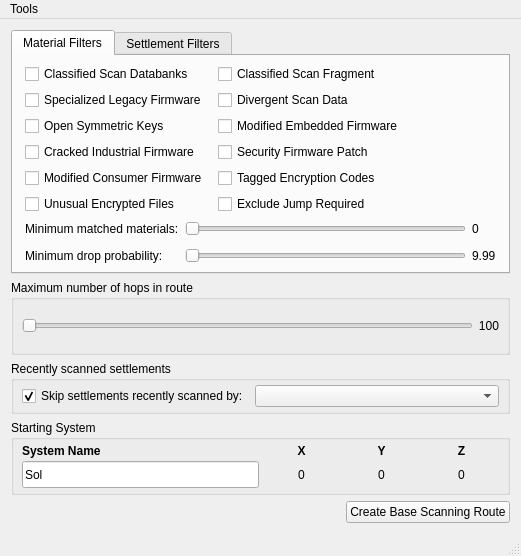
<?xml version="1.0" encoding="UTF-8"?>
<ui version="4.0">
 <class>MainWindow</class>
 <widget class="QMainWindow" name="MainWindow">
  <property name="geometry">
   <rect>
    <x>0</x>
    <y>0</y>
    <width>521</width>
    <height>556</height>
   </rect>
  </property>
  <property name="sizePolicy">
   <sizepolicy hsizetype="MinimumExpanding" vsizetype="MinimumExpanding">
    <horstretch>0</horstretch>
    <verstretch>0</verstretch>
   </sizepolicy>
  </property>
  <property name="minimumSize">
   <size>
    <width>521</width>
    <height>0</height>
   </size>
  </property>
  <property name="windowTitle">
   <string>EDPathFinder</string>
  </property>
  <widget class="QWidget" name="centralWidget">
   <property name="sizePolicy">
    <sizepolicy hsizetype="MinimumExpanding" vsizetype="MinimumExpanding">
     <horstretch>100</horstretch>
     <verstretch>100</verstretch>
    </sizepolicy>
   </property>
   <property name="minimumSize">
    <size>
     <width>521</width>
     <height>0</height>
    </size>
   </property>
   <property name="baseSize">
    <size>
     <width>450</width>
     <height>543</height>
    </size>
   </property>
   <layout class="QVBoxLayout" name="verticalLayout">
    <item>
     <widget class="QTabWidget" name="filterTabs">
      <property name="currentIndex">
       <number>0</number>
      </property>
      <widget class="QWidget" name="materialFilterTab">
       <attribute name="title">
        <string>Material Filters</string>
       </attribute>
       <layout class="QVBoxLayout" name="verticalLayout_3">
        <property name="leftMargin">
         <number>12</number>
        </property>
        <property name="topMargin">
         <number>8</number>
        </property>
        <property name="rightMargin">
         <number>12</number>
        </property>
        <property name="bottomMargin">
         <number>8</number>
        </property>
        <item>
         <layout class="QGridLayout" name="gridLayout_2">
          <item row="0" column="0">
           <widget class="QCheckBox" name="csd">
            <property name="sizePolicy">
             <sizepolicy hsizetype="MinimumExpanding" vsizetype="Preferred">
              <horstretch>0</horstretch>
              <verstretch>0</verstretch>
             </sizepolicy>
            </property>
            <property name="text">
             <string>Classified Scan Databanks</string>
            </property>
           </widget>
          </item>
          <item row="0" column="1">
           <widget class="QCheckBox" name="csf">
            <property name="sizePolicy">
             <sizepolicy hsizetype="MinimumExpanding" vsizetype="Preferred">
              <horstretch>0</horstretch>
              <verstretch>0</verstretch>
             </sizepolicy>
            </property>
            <property name="text">
             <string>Classified Scan Fragment</string>
            </property>
           </widget>
          </item>
          <item row="1" column="0">
           <widget class="QCheckBox" name="slf">
            <property name="sizePolicy">
             <sizepolicy hsizetype="MinimumExpanding" vsizetype="Preferred">
              <horstretch>0</horstretch>
              <verstretch>0</verstretch>
             </sizepolicy>
            </property>
            <property name="text">
             <string>Specialized Legacy Firmware</string>
            </property>
           </widget>
          </item>
          <item row="1" column="1">
           <widget class="QCheckBox" name="dsd">
            <property name="sizePolicy">
             <sizepolicy hsizetype="MinimumExpanding" vsizetype="Preferred">
              <horstretch>0</horstretch>
              <verstretch>0</verstretch>
             </sizepolicy>
            </property>
            <property name="text">
             <string>Divergent Scan Data</string>
            </property>
           </widget>
          </item>
          <item row="2" column="0">
           <widget class="QCheckBox" name="osk">
            <property name="sizePolicy">
             <sizepolicy hsizetype="MinimumExpanding" vsizetype="Preferred">
              <horstretch>0</horstretch>
              <verstretch>0</verstretch>
             </sizepolicy>
            </property>
            <property name="text">
             <string>Open Symmetric Keys</string>
            </property>
           </widget>
          </item>
          <item row="2" column="1">
           <widget class="QCheckBox" name="mef">
            <property name="sizePolicy">
             <sizepolicy hsizetype="MinimumExpanding" vsizetype="Preferred">
              <horstretch>0</horstretch>
              <verstretch>0</verstretch>
             </sizepolicy>
            </property>
            <property name="text">
             <string>Modified Embedded Firmware</string>
            </property>
           </widget>
          </item>
          <item row="3" column="0">
           <widget class="QCheckBox" name="cif">
            <property name="sizePolicy">
             <sizepolicy hsizetype="MinimumExpanding" vsizetype="Preferred">
              <horstretch>0</horstretch>
              <verstretch>0</verstretch>
             </sizepolicy>
            </property>
            <property name="text">
             <string>Cracked Industrial Firmware</string>
            </property>
           </widget>
          </item>
          <item row="3" column="1">
           <widget class="QCheckBox" name="sfp">
            <property name="sizePolicy">
             <sizepolicy hsizetype="MinimumExpanding" vsizetype="Preferred">
              <horstretch>0</horstretch>
              <verstretch>0</verstretch>
             </sizepolicy>
            </property>
            <property name="text">
             <string>Security Firmware Patch</string>
            </property>
           </widget>
          </item>
          <item row="4" column="0">
           <widget class="QCheckBox" name="mcf">
            <property name="sizePolicy">
             <sizepolicy hsizetype="MinimumExpanding" vsizetype="Preferred">
              <horstretch>0</horstretch>
              <verstretch>0</verstretch>
             </sizepolicy>
            </property>
            <property name="text">
             <string>Modified Consumer Firmware</string>
            </property>
           </widget>
          </item>
          <item row="4" column="1">
           <widget class="QCheckBox" name="tec">
            <property name="sizePolicy">
             <sizepolicy hsizetype="MinimumExpanding" vsizetype="Preferred">
              <horstretch>0</horstretch>
              <verstretch>0</verstretch>
             </sizepolicy>
            </property>
            <property name="text">
             <string>Tagged Encryption Codes</string>
            </property>
           </widget>
          </item>
          <item row="5" column="0">
           <widget class="QCheckBox" name="uef">
            <property name="sizePolicy">
             <sizepolicy hsizetype="MinimumExpanding" vsizetype="Preferred">
              <horstretch>0</horstretch>
              <verstretch>0</verstretch>
             </sizepolicy>
            </property>
            <property name="text">
             <string>Unusual Encrypted Files</string>
            </property>
           </widget>
          </item>
          <item row="5" column="1">
           <widget class="QCheckBox" name="jump">
            <property name="sizePolicy">
             <sizepolicy hsizetype="MinimumExpanding" vsizetype="MinimumExpanding">
              <horstretch>0</horstretch>
              <verstretch>0</verstretch>
             </sizepolicy>
            </property>
            <property name="minimumSize">
             <size>
              <width>278</width>
              <height>0</height>
             </size>
            </property>
            <property name="toolTip">
             <string>Exclude bases that require wall climbing and/or jumping to reach all data points (safely). </string>
            </property>
            <property name="text">
             <string>Exclude Jump Required</string>
            </property>
           </widget>
          </item>
         </layout>
        </item>
        <item>
         <spacer name="verticalSpacer">
          <property name="orientation">
           <enum>Qt::Vertical</enum>
          </property>
          <property name="sizeType">
           <enum>QSizePolicy::MinimumExpanding</enum>
          </property>
          <property name="sizeHint" stdset="0">
           <size>
            <width>20</width>
            <height>0</height>
           </size>
          </property>
         </spacer>
        </item>
        <item>
         <layout class="QGridLayout" name="gridLayout_4">
          <property name="verticalSpacing">
           <number>12</number>
          </property>
          <item row="0" column="0">
           <widget class="QLabel" name="label_5">
            <property name="text">
             <string>Minimum matched materials:</string>
            </property>
           </widget>
          </item>
          <item row="0" column="1">
           <widget class="QSlider" name="minMats">
            <property name="minimum">
             <number>1</number>
            </property>
            <property name="maximum">
             <number>1</number>
            </property>
            <property name="orientation">
             <enum>Qt::Horizontal</enum>
            </property>
           </widget>
          </item>
          <item row="0" column="2">
           <widget class="QLabel" name="minMatsLabel">
            <property name="text">
             <string>0</string>
            </property>
           </widget>
          </item>
          <item row="1" column="0">
           <widget class="QLabel" name="label_6">
            <property name="text">
             <string>Minimum drop probability:</string>
            </property>
           </widget>
          </item>
          <item row="1" column="1">
           <widget class="QSlider" name="dropProbability">
            <property name="maximum">
             <number>20</number>
            </property>
            <property name="singleStep">
             <number>1</number>
            </property>
            <property name="pageStep">
             <number>4</number>
            </property>
            <property name="orientation">
             <enum>Qt::Horizontal</enum>
            </property>
           </widget>
          </item>
          <item row="1" column="2">
           <widget class="QLabel" name="dropProbabilityLabel">
            <property name="minimumSize">
             <size>
              <width>22</width>
              <height>0</height>
             </size>
            </property>
            <property name="text">
             <string>9.99</string>
            </property>
           </widget>
          </item>
         </layout>
        </item>
        <item>
         <spacer name="verticalSpacer_2">
          <property name="orientation">
           <enum>Qt::Vertical</enum>
          </property>
          <property name="sizeType">
           <enum>QSizePolicy::MinimumExpanding</enum>
          </property>
          <property name="sizeHint" stdset="0">
           <size>
            <width>20</width>
            <height>0</height>
           </size>
          </property>
         </spacer>
        </item>
       </layout>
      </widget>
      <widget class="QWidget" name="settlementFilterTab">
       <attribute name="title">
        <string>Settlement Filters</string>
       </attribute>
       <layout class="QVBoxLayout" name="verticalLayout_4">
        <property name="leftMargin">
         <number>12</number>
        </property>
        <property name="topMargin">
         <number>8</number>
        </property>
        <property name="rightMargin">
         <number>12</number>
        </property>
        <property name="bottomMargin">
         <number>8</number>
        </property>
        <item>
         <widget class="QGroupBox" name="groupBox_3">
          <property name="sizePolicy">
           <sizepolicy hsizetype="MinimumExpanding" vsizetype="MinimumExpanding">
            <horstretch>0</horstretch>
            <verstretch>0</verstretch>
           </sizepolicy>
          </property>
          <property name="title">
           <string>Included threat levels</string>
          </property>
          <layout class="QHBoxLayout" name="horizontalLayout_3">
           <property name="spacing">
            <number>8</number>
           </property>
           <property name="leftMargin">
            <number>8</number>
           </property>
           <property name="topMargin">
            <number>4</number>
           </property>
           <property name="rightMargin">
            <number>8</number>
           </property>
           <property name="bottomMargin">
            <number>4</number>
           </property>
           <item>
            <widget class="QCheckBox" name="noSec">
             <property name="sizePolicy">
              <sizepolicy hsizetype="MinimumExpanding" vsizetype="MinimumExpanding">
               <horstretch>5</horstretch>
               <verstretch>0</verstretch>
              </sizepolicy>
             </property>
             <property name="toolTip">
              <string>No combat needed for these bases.</string>
             </property>
             <property name="statusTip">
              <string/>
             </property>
             <property name="text">
              <string>No Fight</string>
             </property>
             <property name="checked">
              <bool>true</bool>
             </property>
            </widget>
           </item>
           <item>
            <widget class="QCheckBox" name="restrictedSec">
             <property name="sizePolicy">
              <sizepolicy hsizetype="MinimumExpanding" vsizetype="MinimumExpanding">
               <horstretch>5</horstretch>
               <verstretch>0</verstretch>
              </sizepolicy>
             </property>
             <property name="toolTip">
              <string>Restricted / long distance (M5H)</string>
             </property>
             <property name="toolTipDuration">
              <number>-1</number>
             </property>
             <property name="statusTip">
              <string/>
             </property>
             <property name="text">
              <string>Restricted</string>
             </property>
             <property name="checked">
              <bool>false</bool>
             </property>
            </widget>
           </item>
           <item>
            <widget class="QCheckBox" name="mediumSec">
             <property name="sizePolicy">
              <sizepolicy hsizetype="MinimumExpanding" vsizetype="MinimumExpanding">
               <horstretch>7</horstretch>
               <verstretch>0</verstretch>
              </sizepolicy>
             </property>
             <property name="toolTip">
              <string>Most medium sized high security bases.</string>
             </property>
             <property name="text">
              <string>Medium/High Sec</string>
             </property>
            </widget>
           </item>
           <item>
            <widget class="QCheckBox" name="highSec">
             <property name="sizePolicy">
              <sizepolicy hsizetype="MinimumExpanding" vsizetype="MinimumExpanding">
               <horstretch>7</horstretch>
               <verstretch>0</verstretch>
              </sizepolicy>
             </property>
             <property name="toolTip">
              <string>Large and military high security bases. Very dangerous, and hard to solo.</string>
             </property>
             <property name="statusTip">
              <string/>
             </property>
             <property name="text">
              <string>Large/High Sec</string>
             </property>
            </widget>
           </item>
          </layout>
         </widget>
        </item>
        <item>
         <widget class="QGroupBox" name="groupBox_4">
          <property name="sizePolicy">
           <sizepolicy hsizetype="MinimumExpanding" vsizetype="MinimumExpanding">
            <horstretch>0</horstretch>
            <verstretch>0</verstretch>
           </sizepolicy>
          </property>
          <property name="toolTip">
           <string>Select one or more settlement sizes. </string>
          </property>
          <property name="title">
           <string>Included settlement sizes</string>
          </property>
          <layout class="QHBoxLayout" name="horizontalLayout">
           <property name="spacing">
            <number>15</number>
           </property>
           <property name="leftMargin">
            <number>8</number>
           </property>
           <property name="topMargin">
            <number>4</number>
           </property>
           <property name="rightMargin">
            <number>8</number>
           </property>
           <property name="bottomMargin">
            <number>4</number>
           </property>
           <item>
            <widget class="QCheckBox" name="smallSize">
             <property name="sizePolicy">
              <sizepolicy hsizetype="Preferred" vsizetype="Preferred">
               <horstretch>0</horstretch>
               <verstretch>0</verstretch>
              </sizepolicy>
             </property>
             <property name="text">
              <string>Small</string>
             </property>
             <property name="checked">
              <bool>true</bool>
             </property>
            </widget>
           </item>
           <item>
            <widget class="QCheckBox" name="mediumSize">
             <property name="sizePolicy">
              <sizepolicy hsizetype="Preferred" vsizetype="Preferred">
               <horstretch>0</horstretch>
               <verstretch>0</verstretch>
              </sizepolicy>
             </property>
             <property name="text">
              <string>Medium</string>
             </property>
             <property name="checked">
              <bool>true</bool>
             </property>
            </widget>
           </item>
           <item>
            <widget class="QCheckBox" name="largeSize">
             <property name="sizePolicy">
              <sizepolicy hsizetype="Preferred" vsizetype="Preferred">
               <horstretch>0</horstretch>
               <verstretch>0</verstretch>
              </sizepolicy>
             </property>
             <property name="text">
              <string>Large</string>
             </property>
             <property name="checked">
              <bool>true</bool>
             </property>
            </widget>
           </item>
          </layout>
         </widget>
        </item>
        <item>
         <widget class="QGroupBox" name="groupBox">
          <property name="title">
           <string>Entry Distance Filtering</string>
          </property>
          <layout class="QVBoxLayout" name="verticalLayout_2">
           <property name="leftMargin">
            <number>8</number>
           </property>
           <property name="topMargin">
            <number>4</number>
           </property>
           <property name="rightMargin">
            <number>8</number>
           </property>
           <property name="bottomMargin">
            <number>4</number>
           </property>
           <item>
            <layout class="QHBoxLayout" name="distanceLayout">
             <property name="spacing">
              <number>14</number>
             </property>
             <item>
              <widget class="QCheckBox" name="distanceCheckbox">
               <property name="text">
                <string>Max distance from entry</string>
               </property>
              </widget>
             </item>
             <item>
              <widget class="QSlider" name="distanceSlider">
               <property name="sizePolicy">
                <sizepolicy hsizetype="MinimumExpanding" vsizetype="Fixed">
                 <horstretch>1</horstretch>
                 <verstretch>0</verstretch>
                </sizepolicy>
               </property>
               <property name="maximum">
                <number>10000</number>
               </property>
               <property name="value">
                <number>10000</number>
               </property>
               <property name="orientation">
                <enum>Qt::Horizontal</enum>
               </property>
               <property name="tickInterval">
                <number>1</number>
               </property>
              </widget>
             </item>
             <item>
              <widget class="QLabel" name="distanceLabel">
               <property name="sizePolicy">
                <sizepolicy hsizetype="MinimumExpanding" vsizetype="Preferred">
                 <horstretch>0</horstretch>
                 <verstretch>0</verstretch>
                </sizepolicy>
               </property>
               <property name="minimumSize">
                <size>
                 <width>63</width>
                 <height>22</height>
                </size>
               </property>
               <property name="text">
                <string>85000 ls</string>
               </property>
               <property name="alignment">
                <set>Qt::AlignRight|Qt::AlignTrailing|Qt::AlignVCenter</set>
               </property>
              </widget>
             </item>
            </layout>
           </item>
           <item>
            <widget class="QCheckBox" name="unknownDistance">
             <property name="text">
              <string>Exclude settlements on planets with unknown entry distance</string>
             </property>
            </widget>
           </item>
          </layout>
         </widget>
        </item>
       </layout>
      </widget>
     </widget>
    </item>
    <item>
     <widget class="QGroupBox" name="systemCountGroup">
      <property name="sizePolicy">
       <sizepolicy hsizetype="MinimumExpanding" vsizetype="MinimumExpanding">
        <horstretch>0</horstretch>
        <verstretch>0</verstretch>
       </sizepolicy>
      </property>
      <property name="title">
       <string>Maximum number of hops in route</string>
      </property>
      <layout class="QHBoxLayout" name="horizontalLayout_4">
       <property name="spacing">
        <number>5</number>
       </property>
       <property name="leftMargin">
        <number>8</number>
       </property>
       <property name="topMargin">
        <number>4</number>
       </property>
       <property name="rightMargin">
        <number>8</number>
       </property>
       <property name="bottomMargin">
        <number>4</number>
       </property>
       <item>
        <widget class="QSlider" name="systemCountSlider">
         <property name="sizePolicy">
          <sizepolicy hsizetype="Expanding" vsizetype="Fixed">
           <horstretch>0</horstretch>
           <verstretch>100</verstretch>
          </sizepolicy>
         </property>
         <property name="maximum">
          <number>0</number>
         </property>
         <property name="orientation">
          <enum>Qt::Horizontal</enum>
         </property>
         <property name="invertedControls">
          <bool>false</bool>
         </property>
         <property name="tickPosition">
          <enum>QSlider::NoTicks</enum>
         </property>
         <property name="tickInterval">
          <number>5</number>
         </property>
        </widget>
       </item>
       <item>
        <widget class="QLabel" name="systemCountLabel">
         <property name="sizePolicy">
          <sizepolicy hsizetype="Preferred" vsizetype="Preferred">
           <horstretch>0</horstretch>
           <verstretch>0</verstretch>
          </sizepolicy>
         </property>
         <property name="minimumSize">
          <size>
           <width>0</width>
           <height>0</height>
          </size>
         </property>
         <property name="text">
          <string>100</string>
         </property>
         <property name="alignment">
          <set>Qt::AlignRight|Qt::AlignTrailing|Qt::AlignVCenter</set>
         </property>
        </widget>
       </item>
      </layout>
     </widget>
    </item>
    <item>
     <widget class="QGroupBox" name="commanderFilterGroup">
      <property name="title">
       <string>Recently scanned settlements</string>
      </property>
      <layout class="QGridLayout" name="gridLayout_3">
       <property name="leftMargin">
        <number>8</number>
       </property>
       <property name="topMargin">
        <number>4</number>
       </property>
       <property name="rightMargin">
        <number>8</number>
       </property>
       <property name="bottomMargin">
        <number>4</number>
       </property>
       <item row="0" column="1">
        <widget class="QComboBox" name="filterCommander">
         <property name="sizePolicy">
          <sizepolicy hsizetype="MinimumExpanding" vsizetype="Preferred">
           <horstretch>0</horstretch>
           <verstretch>0</verstretch>
          </sizepolicy>
         </property>
        </widget>
       </item>
       <item row="0" column="0">
        <widget class="QCheckBox" name="filterVisited">
         <property name="sizePolicy">
          <sizepolicy hsizetype="Minimum" vsizetype="Preferred">
           <horstretch>0</horstretch>
           <verstretch>0</verstretch>
          </sizepolicy>
         </property>
         <property name="text">
          <string>Skip settlements recently scanned by:</string>
         </property>
         <property name="checked">
          <bool>true</bool>
         </property>
        </widget>
       </item>
      </layout>
     </widget>
    </item>
    <item>
     <widget class="QGroupBox" name="groupBox_6">
      <property name="sizePolicy">
       <sizepolicy hsizetype="MinimumExpanding" vsizetype="MinimumExpanding">
        <horstretch>0</horstretch>
        <verstretch>0</verstretch>
       </sizepolicy>
      </property>
      <property name="title">
       <string>Starting System</string>
      </property>
      <property name="flat">
       <bool>false</bool>
      </property>
      <layout class="QGridLayout" name="gridLayout">
       <property name="leftMargin">
        <number>8</number>
       </property>
       <property name="topMargin">
        <number>4</number>
       </property>
       <property name="rightMargin">
        <number>8</number>
       </property>
       <property name="bottomMargin">
        <number>4</number>
       </property>
       <property name="horizontalSpacing">
        <number>5</number>
       </property>
       <property name="verticalSpacing">
        <number>3</number>
       </property>
       <item row="1" column="1">
        <widget class="QLabel" name="x">
         <property name="sizePolicy">
          <sizepolicy hsizetype="Minimum" vsizetype="Preferred">
           <horstretch>0</horstretch>
           <verstretch>0</verstretch>
          </sizepolicy>
         </property>
         <property name="minimumSize">
          <size>
           <width>75</width>
           <height>0</height>
          </size>
         </property>
         <property name="font">
          <font>
           <weight>50</weight>
           <bold>false</bold>
          </font>
         </property>
         <property name="text">
          <string>0</string>
         </property>
         <property name="alignment">
          <set>Qt::AlignCenter</set>
         </property>
        </widget>
       </item>
       <item row="1" column="0">
        <widget class="NoBeepLineEdit" name="systemName">
         <property name="sizePolicy">
          <sizepolicy hsizetype="Expanding" vsizetype="Preferred">
           <horstretch>0</horstretch>
           <verstretch>100</verstretch>
          </sizepolicy>
         </property>
         <property name="toolTip">
          <string>Current system, used as starting point for route.</string>
         </property>
         <property name="text">
          <string>Sol</string>
         </property>
         <property name="placeholderText">
          <string/>
         </property>
        </widget>
       </item>
       <item row="0" column="2">
        <widget class="QLabel" name="label_3">
         <property name="font">
          <font>
           <weight>75</weight>
           <bold>true</bold>
          </font>
         </property>
         <property name="text">
          <string>Y</string>
         </property>
         <property name="alignment">
          <set>Qt::AlignCenter</set>
         </property>
        </widget>
       </item>
       <item row="0" column="0">
        <widget class="QLabel" name="label">
         <property name="font">
          <font>
           <weight>75</weight>
           <bold>true</bold>
          </font>
         </property>
         <property name="text">
          <string>System Name</string>
         </property>
        </widget>
       </item>
       <item row="0" column="1">
        <widget class="QLabel" name="label_2">
         <property name="font">
          <font>
           <weight>75</weight>
           <bold>true</bold>
          </font>
         </property>
         <property name="text">
          <string>X</string>
         </property>
         <property name="alignment">
          <set>Qt::AlignCenter</set>
         </property>
        </widget>
       </item>
       <item row="0" column="3">
        <widget class="QLabel" name="label_4">
         <property name="font">
          <font>
           <weight>75</weight>
           <bold>true</bold>
          </font>
         </property>
         <property name="text">
          <string>Z</string>
         </property>
         <property name="alignment">
          <set>Qt::AlignCenter</set>
         </property>
        </widget>
       </item>
       <item row="1" column="2">
        <widget class="QLabel" name="y">
         <property name="sizePolicy">
          <sizepolicy hsizetype="Minimum" vsizetype="Preferred">
           <horstretch>0</horstretch>
           <verstretch>0</verstretch>
          </sizepolicy>
         </property>
         <property name="minimumSize">
          <size>
           <width>75</width>
           <height>0</height>
          </size>
         </property>
         <property name="font">
          <font>
           <weight>50</weight>
           <bold>false</bold>
          </font>
         </property>
         <property name="text">
          <string>0</string>
         </property>
         <property name="alignment">
          <set>Qt::AlignCenter</set>
         </property>
        </widget>
       </item>
       <item row="1" column="3">
        <widget class="QLabel" name="z">
         <property name="sizePolicy">
          <sizepolicy hsizetype="Minimum" vsizetype="Preferred">
           <horstretch>0</horstretch>
           <verstretch>0</verstretch>
          </sizepolicy>
         </property>
         <property name="minimumSize">
          <size>
           <width>75</width>
           <height>0</height>
          </size>
         </property>
         <property name="font">
          <font>
           <weight>50</weight>
           <bold>false</bold>
          </font>
         </property>
         <property name="text">
          <string>0</string>
         </property>
         <property name="alignment">
          <set>Qt::AlignCenter</set>
         </property>
        </widget>
       </item>
      </layout>
     </widget>
    </item>
    <item>
     <layout class="QHBoxLayout" name="horizontalLayout_2">
      <property name="sizeConstraint">
       <enum>QLayout::SetDefaultConstraint</enum>
      </property>
      <item>
       <spacer name="horizontalSpacer">
        <property name="orientation">
         <enum>Qt::Horizontal</enum>
        </property>
        <property name="sizeType">
         <enum>QSizePolicy::MinimumExpanding</enum>
        </property>
        <property name="sizeHint" stdset="0">
         <size>
          <width>40</width>
          <height>20</height>
         </size>
        </property>
       </spacer>
      </item>
      <item>
       <widget class="QPushButton" name="createRouteButton">
        <property name="sizePolicy">
         <sizepolicy hsizetype="Preferred" vsizetype="Minimum">
          <horstretch>0</horstretch>
          <verstretch>0</verstretch>
         </sizepolicy>
        </property>
        <property name="text">
         <string>Create Base Scanning Route</string>
        </property>
       </widget>
      </item>
     </layout>
    </item>
   </layout>
  </widget>
  <widget class="QMenuBar" name="menuBar">
   <property name="geometry">
    <rect>
     <x>0</x>
     <y>0</y>
     <width>521</width>
     <height>22</height>
    </rect>
   </property>
   <widget class="QMenu" name="menuTools">
    <property name="title">
     <string>Tools</string>
    </property>
    <addaction name="actionMission_Custom_Routing"/>
    <addaction name="actionValuable_Exploration_Router"/>
    <addaction name="separator"/>
    <addaction name="actionPreferences"/>
   </widget>
   <addaction name="menuTools"/>
  </widget>
  <widget class="QStatusBar" name="statusBar">
   <property name="sizeGripEnabled">
    <bool>true</bool>
   </property>
  </widget>
  <action name="actionFile">
   <property name="text">
    <string>File</string>
   </property>
  </action>
  <action name="actionAbout">
   <property name="text">
    <string>About</string>
   </property>
  </action>
  <action name="actionMission_Custom_Routing">
   <property name="text">
    <string>Mission and Custom Router</string>
   </property>
   <property name="shortcut">
    <string>Ctrl+R</string>
   </property>
  </action>
  <action name="actionValuable_Exploration_Router">
   <property name="text">
    <string>Valuable Exploration Router</string>
   </property>
   <property name="shortcut">
    <string>Ctrl+E</string>
   </property>
  </action>
  <action name="actionPreferences">
   <property name="text">
    <string>Options</string>
   </property>
   <property name="shortcut">
    <string>Ctrl+O</string>
   </property>
  </action>
 </widget>
 <layoutdefault spacing="6" margin="11"/>
 <customwidgets>
  <customwidget>
   <class>NoBeepLineEdit</class>
   <extends>QLineEdit</extends>
   <header location="global">src/Widgets/NoBeepLineEdit.h</header>
  </customwidget>
 </customwidgets>
 <resources/>
 <connections>
  <connection>
   <sender>systemCountSlider</sender>
   <signal>valueChanged(int)</signal>
   <receiver>systemCountLabel</receiver>
   <slot>setNum(int)</slot>
   <hints>
    <hint type="sourcelabel">
     <x>275</x>
     <y>329</y>
    </hint>
    <hint type="destinationlabel">
     <x>497</x>
     <y>326</y>
    </hint>
   </hints>
  </connection>
  <connection>
   <sender>distanceSlider</sender>
   <signal>valueChanged(int)</signal>
   <receiver>MainWindow</receiver>
   <slot>updateFilters()</slot>
   <hints>
    <hint type="sourcelabel">
     <x>384</x>
     <y>252</y>
    </hint>
    <hint type="destinationlabel">
     <x>520</x>
     <y>15</y>
    </hint>
   </hints>
  </connection>
  <connection>
   <sender>actionMission_Custom_Routing</sender>
   <signal>triggered()</signal>
   <receiver>MainWindow</receiver>
   <slot>openMissionTool()</slot>
   <hints>
    <hint type="sourcelabel">
     <x>-1</x>
     <y>-1</y>
    </hint>
    <hint type="destinationlabel">
     <x>260</x>
     <y>361</y>
    </hint>
   </hints>
  </connection>
  <connection>
   <sender>actionValuable_Exploration_Router</sender>
   <signal>triggered()</signal>
   <receiver>MainWindow</receiver>
   <slot>openExplorationTool()</slot>
   <hints>
    <hint type="sourcelabel">
     <x>-1</x>
     <y>-1</y>
    </hint>
    <hint type="destinationlabel">
     <x>260</x>
     <y>361</y>
    </hint>
   </hints>
  </connection>
  <connection>
   <sender>actionPreferences</sender>
   <signal>triggered()</signal>
   <receiver>MainWindow</receiver>
   <slot>openPreferences()</slot>
   <hints>
    <hint type="sourcelabel">
     <x>-1</x>
     <y>-1</y>
    </hint>
    <hint type="destinationlabel">
     <x>260</x>
     <y>281</y>
    </hint>
   </hints>
  </connection>
  <connection>
   <sender>minMats</sender>
   <signal>valueChanged(int)</signal>
   <receiver>minMatsLabel</receiver>
   <slot>setNum(int)</slot>
   <hints>
    <hint type="sourcelabel">
     <x>427</x>
     <y>222</y>
    </hint>
    <hint type="destinationlabel">
     <x>483</x>
     <y>219</y>
    </hint>
   </hints>
  </connection>
  <connection>
   <sender>minMats</sender>
   <signal>valueChanged(int)</signal>
   <receiver>MainWindow</receiver>
   <slot>updateFilters()</slot>
   <hints>
    <hint type="sourcelabel">
     <x>289</x>
     <y>226</y>
    </hint>
    <hint type="destinationlabel">
     <x>514</x>
     <y>194</y>
    </hint>
   </hints>
  </connection>
  <connection>
   <sender>dropProbability</sender>
   <signal>valueChanged(int)</signal>
   <receiver>MainWindow</receiver>
   <slot>updateFilters()</slot>
   <hints>
    <hint type="sourcelabel">
     <x>246</x>
     <y>262</y>
    </hint>
    <hint type="destinationlabel">
     <x>515</x>
     <y>56</y>
    </hint>
   </hints>
  </connection>
 </connections>
 <slots>
  <slot>updateFilters()</slot>
  <slot>openMissionTool()</slot>
  <slot>openExplorationTool()</slot>
  <slot>openPreferences()</slot>
 </slots>
</ui>
